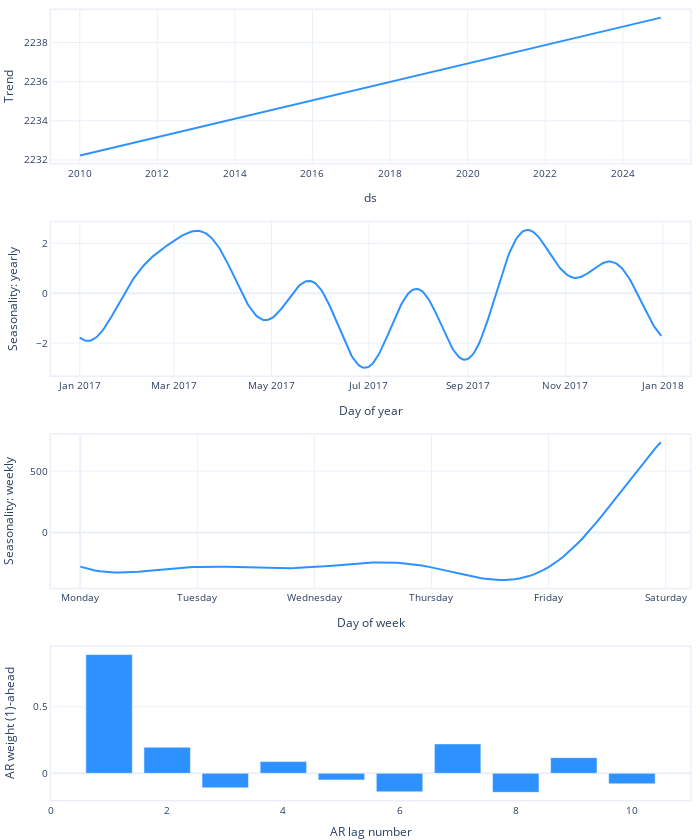

Notebook code for this chart:
### Code cell
m.plot_parameters(components=["trend", "seasonality", 'autoregression'])

### Figure 1 — Plotly figure (JSON) as saved in the notebook; plotly's stock layout.template omitted (floating-point values rounded to 4 significant figures; data arrays with more than 128 entries replaced by an {"elided": "..."} marker saying what was removed)
{"data": [{"fill": "none", "line": {"color": "#2d92ff", "width": 2}, "mode": "lines", "name": "Trend", "type": "scatter", "x": ["2010-01-04T00:00:00", "2024-12-25T00:00:00"], "xaxis": "x", "y": [2232.0, 2239.0], "yaxis": "y"}, {"fill": "none", "line": {"color": "#2d92ff", "width": 2}, "mode": "lines", "name": "yearly", "type": "scatter", "x": {"elided": "365 str values"}, "xaxis": "x2", "y": {"elided": "365 float values"}, "yaxis": "y2"}, {"fill": "none", "line": {"color": "#2d92ff", "width": 2}, "mode": "lines", "name": "weekly", "type": "scatter", "x": [0, 1, 2, 3, 4, 5, 6, 7, 8, 9, 10, 11, 12, 13, 14, 15, 16, 17, 18, 19, 20, 21, 22, 23, 24, 25, 26, 27, 28, 29, 30, 31, 32, 33, 34, 35, 36, 37, 38, 39, 40, 41, 42, 43, 44, 45, 46, 47, 48, 49, 50, 51, 52, 53, 54, 55, 56, 57, 58, 59, 60, 61, 62, 63, 64, 65, 66, 67, 68, 69, 70, 71, 72, 73, 74, 75, 76, 77, 78, 79, 80, 81, 82, 83, 84, 85, 86, 87, 88, 89, 90, 91, 92, 93, 94, 95, 96, 97, 98, 99, 100, 101, 102, 103, 104, 105, 106, 107, 108, 109, 110, 111, 112, 113, 114, 115, 116, 117, 118, 119], "xaxis": "x3", "y": [-277.3, -290.0, -300.5, -309.0, -315.5, -320.4, -323.6, -325.3, -325.8, -325.1, -323.5, -321.2, -318.1, -314.7, -310.9, -306.9, -302.8, -298.8, -295.0, -291.4, -288.1, -285.2, -282.7, -280.6, -279.1, -278.0, -277.3, -277.1, -277.3, -277.9, -278.7, -279.9, -281.2, -282.7, -284.2, -285.7, -287.1, -288.4, -289.4, -290.2, -290.8, -290.9, -290.7, -290.1, -289.0, -287.6, -285.7, -283.4, -280.8, -277.9, -274.7, -271.3, -267.7, -264.1, -260.5, -257.0, -253.7, -250.7, -248.0, -245.7, -244.0, -242.9, -242.5, -242.8, -243.9, -245.9, -248.6, -252.3, -256.8, -262.1, -268.3, -275.1, -282.7, -290.9, -299.5, -308.6, -317.8, -327.2, -336.5, -345.5, -354.1, -362.1, -369.3, -375.5, -380.5, -384.0, -386.0, -386.1, -384.3, -380.3, -374.0, -365.3, -353.9, -339.9, -323.2, -303.6, -281.1, -255.7, -227.5, -196.5, -162.7, -126.2, -87.25, -45.88, -2.318, 43.25, 90.59, 139.4, 189.6, 240.7, 292.4, 344.5, 396.7, 448.5, 499.7, 549.9, 598.8, 646.1, 691.3, 734.3], "yaxis": "y3"}, {"marker": {"color": "#2d92ff"}, "name": "AR", "type": "bar", "width": 0.8, "x": [10, 9, 8, 7, 6, 5, 4, 3, 2, 1], "xaxis": "x4", "y": [-0.07901, 0.1178, -0.143, 0.2211, -0.1393, -0.04965, 0.08801, -0.1091, 0.1959, 0.8921], "yaxis": "y4"}], "layout": {"autosize": true, "font": {"size": 10}, "height": 840, "hovermode": "x unified", "margin": {"b": 0, "l": 0, "pad": 0, "r": 10, "t": 10}, "showlegend": false, "title": {"font": {"size": 12}}, "width": 700, "xaxis": {"anchor": "y", "domain": [0, 1], "linewidth": 1.5, "mirror": true, "range": ["2009-04-05T00:00:00", "2025-09-25T00:00:00"], "showline": true, "title": {"text": "ds"}, "type": "date"}, "xaxis2": {"anchor": "y2", "domain": [0, 1], "linewidth": 1.5, "mirror": true, "range": ["2016-12-14T00:00:00", "2018-01-18T00:00:00"], "showline": true, "title": {"text": "Day of year"}}, "xaxis3": {"anchor": "y3", "domain": [0, 1], "linewidth": 1.5, "mirror": true, "range": [-6, 125], "showline": true, "tickmode": "array", "ticktext": ["Monday", "Tuesday", "Wednesday", "Thursday", "Friday", "Saturday", "Sunday", "Monday"], "tickvals": [0, 24, 48, 72, 96, 120, 144, 168], "title": {"text": "Day of week"}}, "xaxis4": {"anchor": "y4", "domain": [0, 1], "linewidth": 1.5, "mirror": true, "range": [0, 11], "showline": true, "title": {"text": "AR lag number"}}, "yaxis": {"anchor": "x", "domain": [0.8063, 1], "linewidth": 1.5, "mirror": true, "rangemode": "normal", "showline": true, "title": {"text": "Trend"}}, "yaxis2": {"anchor": "x2", "domain": [0.5375, 0.7312], "linewidth": 1.5, "mirror": true, "rangemode": "normal", "showline": true, "title": {"text": "Seasonality: yearly"}}, "yaxis3": {"anchor": "x3", "domain": [0.2687, 0.4625], "linewidth": 1.5, "mirror": true, "rangemode": "normal", "showline": true, "title": {"text": "Seasonality: weekly"}}, "yaxis4": {"anchor": "x4", "domain": [0, 0.1938], "linewidth": 1.5, "mirror": true, "rangemode": "normal", "showline": true, "title": {"text": "AR weight (1)-ahead"}}}}
